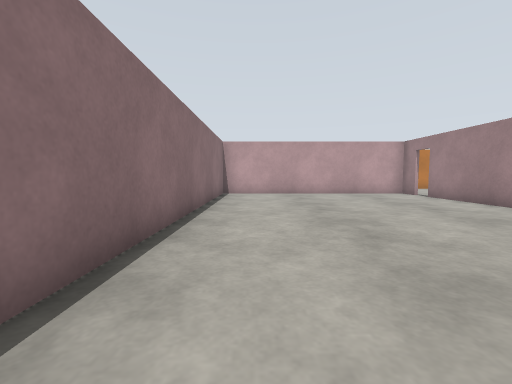
view 1 (above)

16 first-person views from a walk through a world built for the Gazebo simulator. The camera is 0.94 m above the floor, tilts 4° down and sees 90° across. The floor is counted in squares, 1 m on a side. Each view is taken from the middle of a square. On the plan, view 1 faces up. The plan holds only what a view shows up to about 10 squares ahead; the rest is blank. The place goes on beyond the plan.

view 2
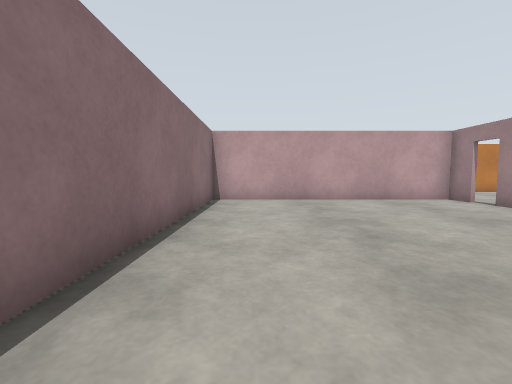

view 3
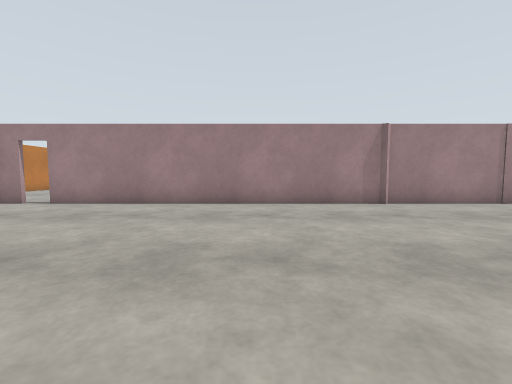

view 4
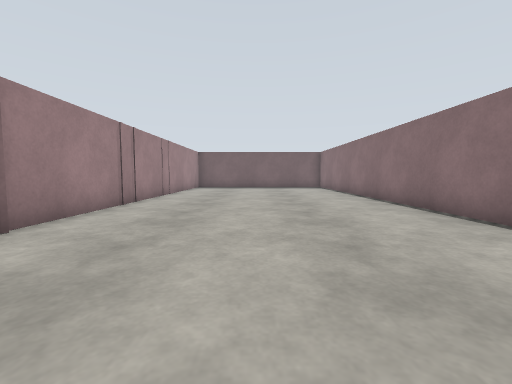

view 5
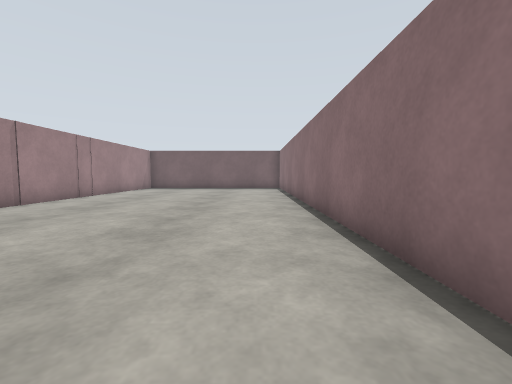

view 6
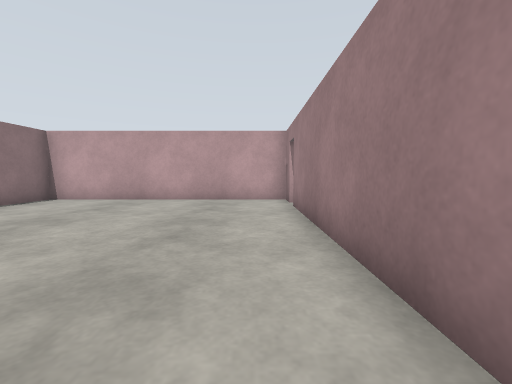

view 7
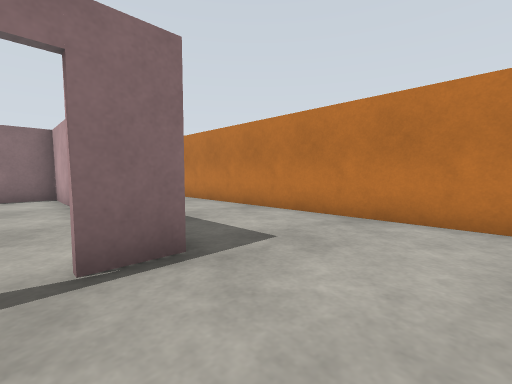

view 8
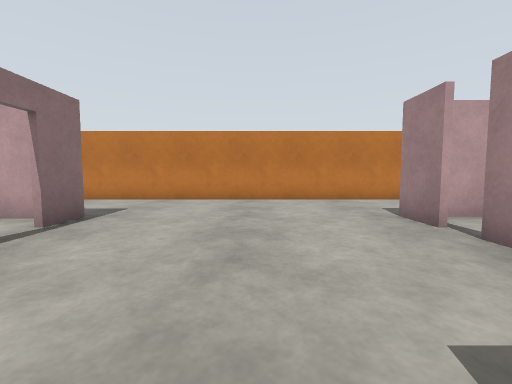

view 9
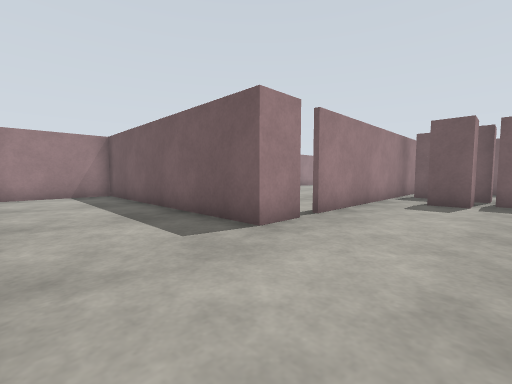

view 10
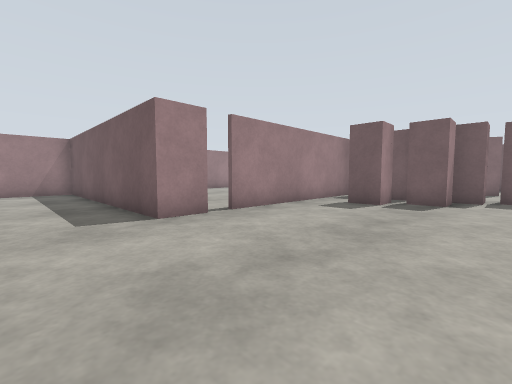

view 11
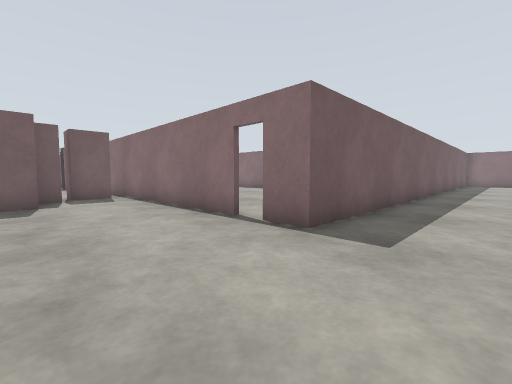

view 12
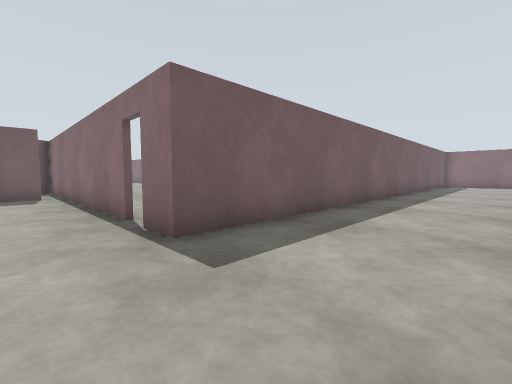

view 13
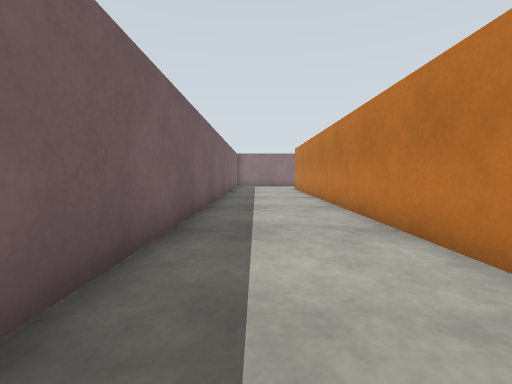

view 14
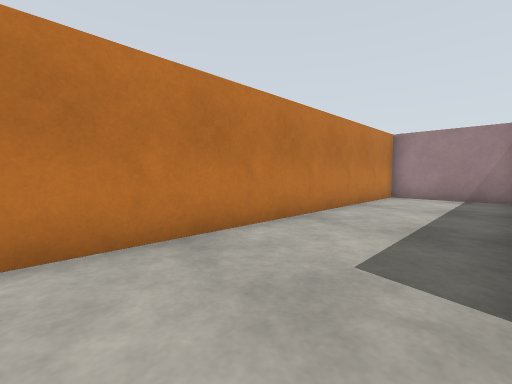

view 15
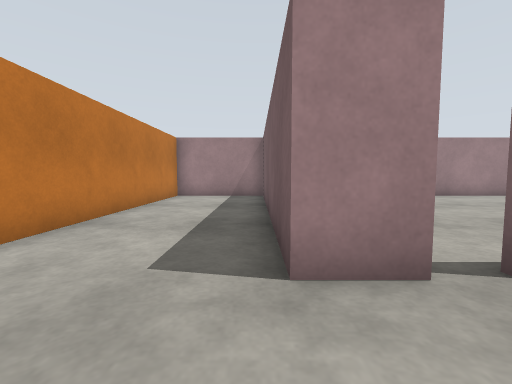

view 16
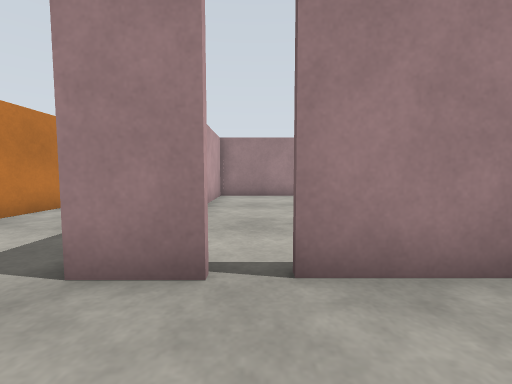

### Floor plan
Points are (right, up) in squares from view 1. A wall is a line through its corners. A room is listed if a view was taken in it or the views show most of it. See-through windows are left out.
Room 1 (views 1, 2, 3, 4, 5, 6)
walls: (7.1, 0) (7.1, 10.6); (7.1, -7.1) (7.1, -0.1); (7.1, 11.4) (7.1, 12.4) (-1.6, 12.4) (-1.6, -7.1)
ways out: open door at (7, 11) to room 2
Room 2 (views 7, 8, 9, 10, 11, 12, 13, 14, 15, 16)
walls: (7.3, 10.6) (7.3, 3.5); (14.2, 11.4) (14.2, 12.6) (22, 12.6); (11.8, 5.9) (11.8, 6.9) (12.9, 6.9); (10.3, 5) (10.3, 6.1) (11.4, 6.1); (9.6, 4.6) (10.4, 4.6); (14.2, 5) (14.2, 10.8); (7.9, 4.1) (9.2, 4.1); (11.5, 3.9) (11.5, 4.9); (23.1, 12.9) (23.1, 16.4) (-3.5, 16.4); (-3.5, 12.6) (7.3, 12.6) (7.3, 11.4)
ways out: open door at (7, 11) to room 1; opening at (14, 11)

Where each view was taken, in squares from view 1:
view 1: 0 up, 0 right, facing up
view 2: 3 up, 0 right, facing up
view 3: 4 up, 1 left, facing right
view 4: 4 up, 3 right, facing down
view 5: 3 up, 0 right, facing down
view 6: 3 up, 6 right, facing up
view 7: 11 up, 10 right, facing up-left
view 8: 7 up, 11 right, facing up
view 9: 16 up, 11 right, facing down-right
view 10: 15 up, 9 right, facing down-right
view 11: 15 up, 11 right, facing down-left
view 12: 16 up, 9 right, facing down-left
view 13: 14 up, 6 right, facing left
view 14: 13 up, 12 right, facing up-right
view 15: 13 up, 12 right, facing right
view 16: 11 up, 12 right, facing right
